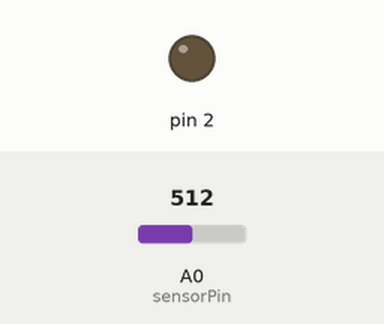
This sketch was run on a simulated Arduino Uno, built with avr-gcc and run on an emulated ATmega328P. Parts: output pins drawn as LEDs (lit = HIGH). The test bench sets the inputs (shaded band); at power-on: A0 (sensorPin) = 512.

Above: at 1.2 s.
1.3 s: A0 (sensorPin) set to 209
2.8 s: A0 (sensorPin) set to 192
At 4.0 s:
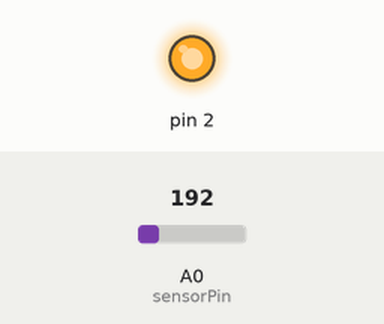
4.3 s: A0 (sensorPin) set to 210
At 5.3 s:
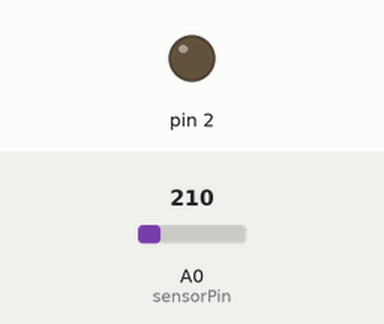
5.8 s: A0 (sensorPin) set to 190
At 6.6 s:
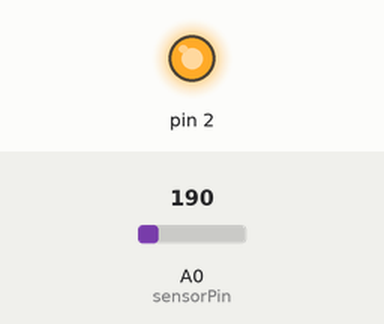
Timing chart, 0 to 8.3 s (numbered marks = the images above; inputs shaded):
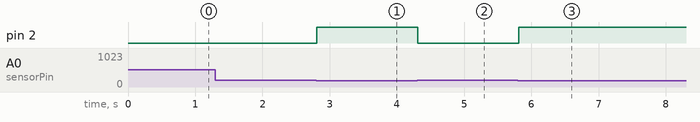

Measured:
- the behaviour switches between 200 and 199 on A0 (sensorPin) (found by bisection; images 0 and 1)
- after the input at 1.3 s, every drawn part: stays the same
- after the input at 2.8 s, pin 2: LOW → HIGH at once
- after the input at 4.3 s, pin 2: HIGH → LOW at once
- after the input at 5.8 s, pin 2: LOW → HIGH at once

The sketch:

ldr_sensors.ino
```cpp
int sensorPin = A0;
int sensorValue = 0;

void setup() {
  pinMode(2, OUTPUT);
}

void loop() {

  sensorValue = analogRead(sensorPin);
  Serial.print(sensorValue);

  if(sensorValue < 200)
  digitalWrite(2,HIGH);

  else
  digitalWrite(2,LOW);

  delay(100);
}
```
